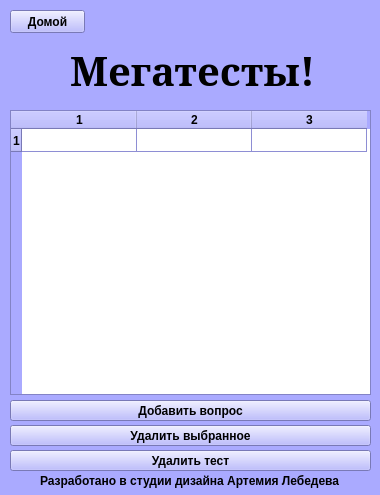
<?xml version="1.0" encoding="UTF-8"?>
<ui version="4.0">
 <class>Form</class>
 <widget class="QWidget" name="Form">
  <property name="geometry">
   <rect>
    <x>0</x>
    <y>0</y>
    <width>380</width>
    <height>495</height>
   </rect>
  </property>
  <property name="palette">
   <palette>
    <active>
     <colorrole role="WindowText">
      <brush brushstyle="SolidPattern">
       <color alpha="255">
        <red>0</red>
        <green>0</green>
        <blue>0</blue>
       </color>
      </brush>
     </colorrole>
     <colorrole role="Button">
      <brush brushstyle="SolidPattern">
       <color alpha="255">
        <red>170</red>
        <green>170</green>
        <blue>255</blue>
       </color>
      </brush>
     </colorrole>
     <colorrole role="Light">
      <brush brushstyle="SolidPattern">
       <color alpha="255">
        <red>255</red>
        <green>255</green>
        <blue>255</blue>
       </color>
      </brush>
     </colorrole>
     <colorrole role="Midlight">
      <brush brushstyle="SolidPattern">
       <color alpha="255">
        <red>212</red>
        <green>212</green>
        <blue>255</blue>
       </color>
      </brush>
     </colorrole>
     <colorrole role="Dark">
      <brush brushstyle="SolidPattern">
       <color alpha="255">
        <red>85</red>
        <green>85</green>
        <blue>127</blue>
       </color>
      </brush>
     </colorrole>
     <colorrole role="Mid">
      <brush brushstyle="SolidPattern">
       <color alpha="255">
        <red>113</red>
        <green>113</green>
        <blue>170</blue>
       </color>
      </brush>
     </colorrole>
     <colorrole role="Text">
      <brush brushstyle="SolidPattern">
       <color alpha="255">
        <red>0</red>
        <green>0</green>
        <blue>0</blue>
       </color>
      </brush>
     </colorrole>
     <colorrole role="BrightText">
      <brush brushstyle="SolidPattern">
       <color alpha="255">
        <red>255</red>
        <green>255</green>
        <blue>255</blue>
       </color>
      </brush>
     </colorrole>
     <colorrole role="ButtonText">
      <brush brushstyle="SolidPattern">
       <color alpha="255">
        <red>0</red>
        <green>0</green>
        <blue>0</blue>
       </color>
      </brush>
     </colorrole>
     <colorrole role="Base">
      <brush brushstyle="SolidPattern">
       <color alpha="255">
        <red>255</red>
        <green>255</green>
        <blue>255</blue>
       </color>
      </brush>
     </colorrole>
     <colorrole role="Window">
      <brush brushstyle="SolidPattern">
       <color alpha="255">
        <red>170</red>
        <green>170</green>
        <blue>255</blue>
       </color>
      </brush>
     </colorrole>
     <colorrole role="Shadow">
      <brush brushstyle="SolidPattern">
       <color alpha="255">
        <red>0</red>
        <green>0</green>
        <blue>0</blue>
       </color>
      </brush>
     </colorrole>
     <colorrole role="AlternateBase">
      <brush brushstyle="SolidPattern">
       <color alpha="255">
        <red>212</red>
        <green>212</green>
        <blue>255</blue>
       </color>
      </brush>
     </colorrole>
     <colorrole role="ToolTipBase">
      <brush brushstyle="SolidPattern">
       <color alpha="255">
        <red>255</red>
        <green>255</green>
        <blue>220</blue>
       </color>
      </brush>
     </colorrole>
     <colorrole role="ToolTipText">
      <brush brushstyle="SolidPattern">
       <color alpha="255">
        <red>0</red>
        <green>0</green>
        <blue>0</blue>
       </color>
      </brush>
     </colorrole>
     <colorrole role="PlaceholderText">
      <brush brushstyle="SolidPattern">
       <color alpha="128">
        <red>0</red>
        <green>0</green>
        <blue>0</blue>
       </color>
      </brush>
     </colorrole>
    </active>
    <inactive>
     <colorrole role="WindowText">
      <brush brushstyle="SolidPattern">
       <color alpha="255">
        <red>0</red>
        <green>0</green>
        <blue>0</blue>
       </color>
      </brush>
     </colorrole>
     <colorrole role="Button">
      <brush brushstyle="SolidPattern">
       <color alpha="255">
        <red>170</red>
        <green>170</green>
        <blue>255</blue>
       </color>
      </brush>
     </colorrole>
     <colorrole role="Light">
      <brush brushstyle="SolidPattern">
       <color alpha="255">
        <red>255</red>
        <green>255</green>
        <blue>255</blue>
       </color>
      </brush>
     </colorrole>
     <colorrole role="Midlight">
      <brush brushstyle="SolidPattern">
       <color alpha="255">
        <red>212</red>
        <green>212</green>
        <blue>255</blue>
       </color>
      </brush>
     </colorrole>
     <colorrole role="Dark">
      <brush brushstyle="SolidPattern">
       <color alpha="255">
        <red>85</red>
        <green>85</green>
        <blue>127</blue>
       </color>
      </brush>
     </colorrole>
     <colorrole role="Mid">
      <brush brushstyle="SolidPattern">
       <color alpha="255">
        <red>113</red>
        <green>113</green>
        <blue>170</blue>
       </color>
      </brush>
     </colorrole>
     <colorrole role="Text">
      <brush brushstyle="SolidPattern">
       <color alpha="255">
        <red>0</red>
        <green>0</green>
        <blue>0</blue>
       </color>
      </brush>
     </colorrole>
     <colorrole role="BrightText">
      <brush brushstyle="SolidPattern">
       <color alpha="255">
        <red>255</red>
        <green>255</green>
        <blue>255</blue>
       </color>
      </brush>
     </colorrole>
     <colorrole role="ButtonText">
      <brush brushstyle="SolidPattern">
       <color alpha="255">
        <red>0</red>
        <green>0</green>
        <blue>0</blue>
       </color>
      </brush>
     </colorrole>
     <colorrole role="Base">
      <brush brushstyle="SolidPattern">
       <color alpha="255">
        <red>255</red>
        <green>255</green>
        <blue>255</blue>
       </color>
      </brush>
     </colorrole>
     <colorrole role="Window">
      <brush brushstyle="SolidPattern">
       <color alpha="255">
        <red>170</red>
        <green>170</green>
        <blue>255</blue>
       </color>
      </brush>
     </colorrole>
     <colorrole role="Shadow">
      <brush brushstyle="SolidPattern">
       <color alpha="255">
        <red>0</red>
        <green>0</green>
        <blue>0</blue>
       </color>
      </brush>
     </colorrole>
     <colorrole role="AlternateBase">
      <brush brushstyle="SolidPattern">
       <color alpha="255">
        <red>212</red>
        <green>212</green>
        <blue>255</blue>
       </color>
      </brush>
     </colorrole>
     <colorrole role="ToolTipBase">
      <brush brushstyle="SolidPattern">
       <color alpha="255">
        <red>255</red>
        <green>255</green>
        <blue>220</blue>
       </color>
      </brush>
     </colorrole>
     <colorrole role="ToolTipText">
      <brush brushstyle="SolidPattern">
       <color alpha="255">
        <red>0</red>
        <green>0</green>
        <blue>0</blue>
       </color>
      </brush>
     </colorrole>
     <colorrole role="PlaceholderText">
      <brush brushstyle="SolidPattern">
       <color alpha="128">
        <red>0</red>
        <green>0</green>
        <blue>0</blue>
       </color>
      </brush>
     </colorrole>
    </inactive>
    <disabled>
     <colorrole role="WindowText">
      <brush brushstyle="SolidPattern">
       <color alpha="255">
        <red>85</red>
        <green>85</green>
        <blue>127</blue>
       </color>
      </brush>
     </colorrole>
     <colorrole role="Button">
      <brush brushstyle="SolidPattern">
       <color alpha="255">
        <red>170</red>
        <green>170</green>
        <blue>255</blue>
       </color>
      </brush>
     </colorrole>
     <colorrole role="Light">
      <brush brushstyle="SolidPattern">
       <color alpha="255">
        <red>255</red>
        <green>255</green>
        <blue>255</blue>
       </color>
      </brush>
     </colorrole>
     <colorrole role="Midlight">
      <brush brushstyle="SolidPattern">
       <color alpha="255">
        <red>212</red>
        <green>212</green>
        <blue>255</blue>
       </color>
      </brush>
     </colorrole>
     <colorrole role="Dark">
      <brush brushstyle="SolidPattern">
       <color alpha="255">
        <red>85</red>
        <green>85</green>
        <blue>127</blue>
       </color>
      </brush>
     </colorrole>
     <colorrole role="Mid">
      <brush brushstyle="SolidPattern">
       <color alpha="255">
        <red>113</red>
        <green>113</green>
        <blue>170</blue>
       </color>
      </brush>
     </colorrole>
     <colorrole role="Text">
      <brush brushstyle="SolidPattern">
       <color alpha="255">
        <red>85</red>
        <green>85</green>
        <blue>127</blue>
       </color>
      </brush>
     </colorrole>
     <colorrole role="BrightText">
      <brush brushstyle="SolidPattern">
       <color alpha="255">
        <red>255</red>
        <green>255</green>
        <blue>255</blue>
       </color>
      </brush>
     </colorrole>
     <colorrole role="ButtonText">
      <brush brushstyle="SolidPattern">
       <color alpha="255">
        <red>85</red>
        <green>85</green>
        <blue>127</blue>
       </color>
      </brush>
     </colorrole>
     <colorrole role="Base">
      <brush brushstyle="SolidPattern">
       <color alpha="255">
        <red>170</red>
        <green>170</green>
        <blue>255</blue>
       </color>
      </brush>
     </colorrole>
     <colorrole role="Window">
      <brush brushstyle="SolidPattern">
       <color alpha="255">
        <red>170</red>
        <green>170</green>
        <blue>255</blue>
       </color>
      </brush>
     </colorrole>
     <colorrole role="Shadow">
      <brush brushstyle="SolidPattern">
       <color alpha="255">
        <red>0</red>
        <green>0</green>
        <blue>0</blue>
       </color>
      </brush>
     </colorrole>
     <colorrole role="AlternateBase">
      <brush brushstyle="SolidPattern">
       <color alpha="255">
        <red>170</red>
        <green>170</green>
        <blue>255</blue>
       </color>
      </brush>
     </colorrole>
     <colorrole role="ToolTipBase">
      <brush brushstyle="SolidPattern">
       <color alpha="255">
        <red>255</red>
        <green>255</green>
        <blue>220</blue>
       </color>
      </brush>
     </colorrole>
     <colorrole role="ToolTipText">
      <brush brushstyle="SolidPattern">
       <color alpha="255">
        <red>0</red>
        <green>0</green>
        <blue>0</blue>
       </color>
      </brush>
     </colorrole>
     <colorrole role="PlaceholderText">
      <brush brushstyle="SolidPattern">
       <color alpha="128">
        <red>0</red>
        <green>0</green>
        <blue>0</blue>
       </color>
      </brush>
     </colorrole>
    </disabled>
   </palette>
  </property>
  <property name="font">
   <font>
    <weight>75</weight>
    <bold>true</bold>
   </font>
  </property>
  <property name="windowTitle">
   <string>Мегатесты!</string>
  </property>
  <widget class="QLabel" name="label">
   <property name="geometry">
    <rect>
     <x>70</x>
     <y>10</y>
     <width>271</width>
     <height>121</height>
    </rect>
   </property>
   <property name="font">
    <font>
     <family>MS Serif</family>
     <pointsize>30</pointsize>
     <weight>75</weight>
     <italic>false</italic>
     <bold>true</bold>
     <underline>false</underline>
     <strikeout>false</strikeout>
    </font>
   </property>
   <property name="text">
    <string>Мегатесты!</string>
   </property>
  </widget>
  <widget class="QLabel" name="label_4">
   <property name="geometry">
    <rect>
     <x>40</x>
     <y>450</y>
     <width>301</width>
     <height>61</height>
    </rect>
   </property>
   <property name="text">
    <string>Разработано в студии дизайна Артемия Лебедева</string>
   </property>
  </widget>
  <widget class="QPushButton" name="pushButton">
   <property name="geometry">
    <rect>
     <x>10</x>
     <y>10</y>
     <width>75</width>
     <height>23</height>
    </rect>
   </property>
   <property name="text">
    <string>Домой</string>
   </property>
  </widget>
  <widget class="QTableWidget" name="tableWidget">
   <property name="geometry">
    <rect>
     <x>10</x>
     <y>110</y>
     <width>361</width>
     <height>285</height>
    </rect>
   </property>
   <property name="frameShape">
    <enum>QFrame::StyledPanel</enum>
   </property>
   <property name="frameShadow">
    <enum>QFrame::Sunken</enum>
   </property>
   <property name="horizontalScrollBarPolicy">
    <enum>Qt::ScrollBarAlwaysOff</enum>
   </property>
   <property name="sizeAdjustPolicy">
    <enum>QAbstractScrollArea::AdjustIgnored</enum>
   </property>
   <property name="rowCount">
    <number>1</number>
   </property>
   <property name="columnCount">
    <number>3</number>
   </property>
   <attribute name="horizontalHeaderVisible">
    <bool>true</bool>
   </attribute>
   <attribute name="horizontalHeaderDefaultSectionSize">
    <number>115</number>
   </attribute>
   <attribute name="verticalHeaderDefaultSectionSize">
    <number>23</number>
   </attribute>
   <row/>
   <column/>
   <column/>
   <column/>
  </widget>
  <widget class="QPushButton" name="pushButton_2">
   <property name="geometry">
    <rect>
     <x>10</x>
     <y>450</y>
     <width>361</width>
     <height>21</height>
    </rect>
   </property>
   <property name="text">
    <string>Удалить тест</string>
   </property>
  </widget>
  <widget class="QPushButton" name="pushButton_3">
   <property name="geometry">
    <rect>
     <x>10</x>
     <y>425</y>
     <width>361</width>
     <height>21</height>
    </rect>
   </property>
   <property name="text">
    <string>Удалить выбранное</string>
   </property>
  </widget>
  <widget class="QPushButton" name="pushButton_4">
   <property name="geometry">
    <rect>
     <x>10</x>
     <y>400</y>
     <width>361</width>
     <height>21</height>
    </rect>
   </property>
   <property name="text">
    <string>Добавить вопрос</string>
   </property>
  </widget>
 </widget>
 <resources/>
 <connections/>
</ui>
